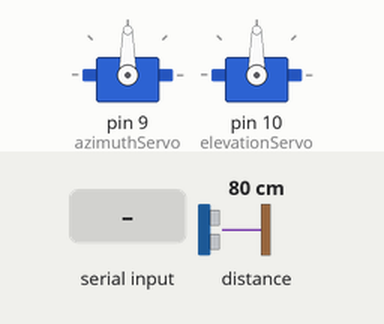
This sketch was run on a simulated Arduino Uno, built with avr-gcc and run on an emulated ATmega328P. On the bench: 2 × servo. The inputs (shaded band) are chosen by the test bench; at power-on: distance to the obstacle 80 cm. What the sketch prints to the serial monitor is not drawn.

Above: at 1.2 s.
1.3 s: "g,1\n" received over Serial
At 2.2 s:
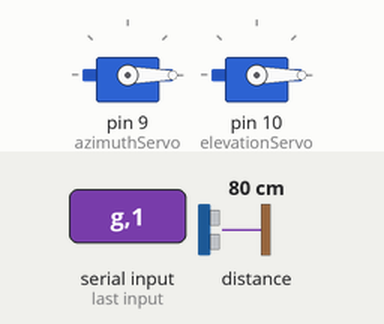
2.8 s: "g,150\n" received over Serial
4.3 s: "g\n" received over Serial
Timing chart, 0 to 7.3 s (numbered marks = the images above; inputs shaded):
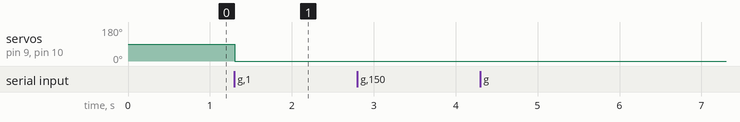

The sketch:

PulsedLight3dScanner.ino
```cpp
#include <Servo.h>
#include <Wire.h>
#include <LIDARLite.h>

Servo azimuthServo;  // create servo object to control a servo
Servo elevationServo; // create servo object to control a servo
LIDARLite myLidarLite;

int incrementFlag = 0;
char serialRead;
int pwr_en = 4;
bool runOnce = false;
char *serialValue[32];

void setup()
{
  Serial.begin(115200);

  azimuthServo.attach(9);  // attaches the servo on pin 9 to the servo object
  elevationServo.attach(10); // attaches the servo on pin 10 to the servo object

  myLidarLite.begin(1,true);

  delay(30);
}


void loop()
{
  if(Serial.available() > 0){
     serialInput();
     if ((String)serialValue[0] == "g"){
       runOnce = true;
       serialValue[0] = "a";
    }
  }
  if(runOnce == true){
      servoAction(
        atoi(serialValue[1]),
        atoi(serialValue[2]),
        atoi(serialValue[3]),
        atoi(serialValue[4]),
        atoi(serialValue[5]),
        atoi(serialValue[6]),
        atoi(serialValue[7]),
        atoi(serialValue[8])
        );
        runOnce = false;
  }
}


int getDistance(){
    int distance = 0;
      distance = myLidarLite.distance();
    return distance;
}


void servoAction(int azSteps, int azStart, int azEnd, int azDelay, int elSteps, int elStart, int elEnd,int elDelay){

   int azimuthPosition = azStart;    // variable to store the servo positionition
   int elevationPosition = elStart; // variable to store the servo positionition
   int theDistance = 0; // Store the distance value

   for(elevationPosition = elStart;elevationPosition <= elEnd; elevationPosition = elevationPosition + elSteps){
     elevationServo.writeMicroseconds(elevationPosition);
     delay(elDelay);

      for(azimuthPosition = azStart;azimuthPosition <= azEnd; azimuthPosition = azimuthPosition + azSteps){
       azimuthServo.writeMicroseconds(azimuthPosition);
         if (azimuthPosition == azStart){
           delay(1500);}
       delay(azDelay);


       if(Serial.available() > 0){
          while(Serial.available() > 0){
            serialRead = Serial.read();
            if(serialRead == 10 || serialRead == 32 ){
            }else{
               goto bailout;

            }
          }
        }

        theDistance = getDistance();
        printValue(azimuthPosition, azStart, elevationPosition, elStart, theDistance, azSteps, elSteps);
      }
  }

  bailout:
  Serial.println("Finished.........");
}


void printValue(int az, int azStart, int el, int elStart, int distance, int azSteps, int elSteps){
  Serial.print(az+1000);
  Serial.print(el+1000);
  Serial.print(distance+10000);
  Serial.print(azSteps+100);
  Serial.println(elSteps+100);
}


void serialInput() {      // Serial input function routine. Declare inData global String, usage input("message string");
  String inData;                    // Global var buffer contain data from serial input function
  char *pch;
  char *serialArray[32];
  int serialCounter = 0;
  char received;                  // Each character received
  while (received != '\n') {      // When new line character is received (\n = LF, \r = CR)
    if (Serial.available() > 0)   // When character in serial buffer read it
    {
      received = Serial.read();
      inData += received;         // Add received character to inData buffer
    }
  }
  inData.trim();                  // Eliminate \n, \r, blank and other not "printable"
  char *inDataChar = new char[inData.length() + 1]; // create a new char * to copy to
  strcpy(inDataChar, inData.c_str()); // Copy the char so to convert from "const char *" to "char *"
  pch = strtok(inDataChar," ,.-");
  serialCounter = 0;
  while (pch != NULL){
    //Serial.println(atoi(pch));
    serialArray[serialCounter] = pch;
    pch = strtok(NULL, " ,.-");
    serialCounter++;
  }
  for(int i=0;i< serialCounter;i++){
    serialValue[i] = serialArray[i];
  }
}
```

Measured:
- after the input at 1.3 s, servo on pin 9 (azimuthServo), servo on pin 10 (elevationServo): 90° → 0° at once
- after the input at 2.8 s, every drawn part: stays the same
- after the input at 4.3 s, every drawn part: stays the same
